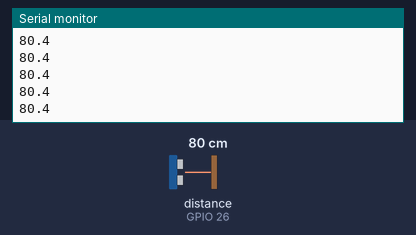
Bench run of a sketch on a simulated ESP32. Parts: the last lines printed to the serial monitor. Wiring (inferred from the names in the program): ultrasonic range finder: trigger GPIO 25; echo GPIO 26. Inputs (shaded band) come from the test bench; at power-on: distance to the obstacle (sensor on GPIO 26) 80 cm. The echo pulse lasts 58.3 µs per cm.

Above: at 1.2 s.
1.3 s: distance to the obstacle (sensor on GPIO 26) set to 2 cm
At 1.39 s:
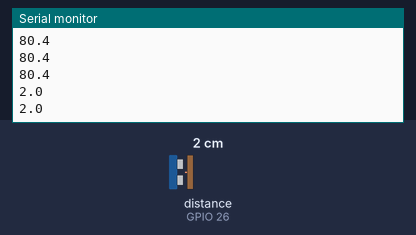
2.8 s: distance to the obstacle (sensor on GPIO 26) set to 4 cm
At 2.83 s:
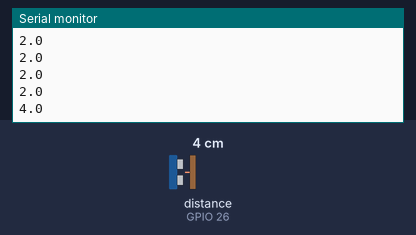
Timing chart, 0 to 5.8 s (numbered marks = the images above; inputs shaded):
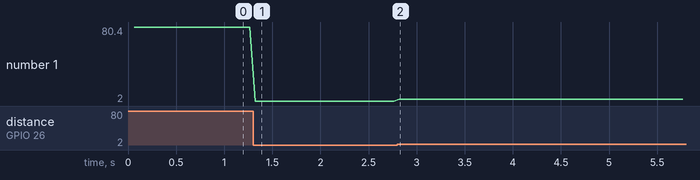

The sketch:

UltrasonicDistance.ino
```cpp
// Do khoang cach bang HC-SR04 dung yen (KHONG servo): gui "khoang_cach_cm" qua Serial cho
// man hinh rada tren PC (RadarDisplay/distance_display.py). Dung de thu rieng cam bien truoc khi
// lap servo (ban quet: UltrasonicRadar/). Xem CLAUDE.md muc "Radar siêu âm HC-SR04".
//
// Dau day (giong UltrasonicRadar, bo qua phan servo):
//   HC-SR04: VCC -> 5V, GND -> GND (chung voi ESP32), TRIG -> GPIO TRIG_PIN
//            ECHO ra muc 5V -> BAT BUOC qua cau chia ap (1k noi ECHO->GPIO, 2k noi GPIO->GND)
//            truoc khi vao GPIO ECHO_PIN, vi chan ESP32 chi chiu 3.3V.
#define TRIG_PIN  25
#define ECHO_PIN  26

#define MEASURE_CYCLE_MS  60  // khoang cach toi thieu giua 2 lan phat xung (datasheet HC-SR04: > 60ms)
#define MIN_DISTANCE_CM   2   // HC-SR04 do duoc 2-400 cm
#define MAX_DISTANCE_CM   400
#define ECHO_TIMEOUT_US   (MAX_DISTANCE_CM * 58UL)  // song am di-ve mat ~58 us moi cm

unsigned long lastPingMillis = 0;

void setup() {
  Serial.begin(115200);

  pinMode(TRIG_PIN, OUTPUT);
  digitalWrite(TRIG_PIN, LOW);
  pinMode(ECHO_PIN, INPUT);

  Serial.println("UltrasonicDistance san sang.");
  Serial.println("Moi dong: khoang_cach_cm  (-1 = khong co echo)");
}

void loop() {
  waitForNextPing();

  float cm = measureDistanceCm();
  if (cm < 0) {
    Serial.println(-1);
  } else {
    Serial.println(cm, 1);
  }
}

void waitForNextPing() {
  while (millis() - lastPingMillis < MEASURE_CYCLE_MS) {
    delay(1);
  }
  lastPingMillis = millis();
}

// Tra ve khoang cach (cm), hoac -1 neu khong co echo / ngoai tam do.
float measureDistanceCm() {
  digitalWrite(TRIG_PIN, LOW);
  delayMicroseconds(2);
  digitalWrite(TRIG_PIN, HIGH);
  delayMicroseconds(10);
  digitalWrite(TRIG_PIN, LOW);

  unsigned long duration = pulseIn(ECHO_PIN, HIGH, ECHO_TIMEOUT_US);
  if (duration == 0) return -1;

  float cm = duration / 58.0;
  if (cm < MIN_DISTANCE_CM || cm > MAX_DISTANCE_CM) return -1;
  return cm;
}
```

Measured:
- after the input at 1.3 s, the serial monitor: prints a new line at once (image 1)
- after the input at 2.8 s, the serial monitor: prints a new line at once (image 2)
- plotted number 1: 80.4 → 2 after the input at 1.3 s, 2 → 4 after the input at 2.8 s
